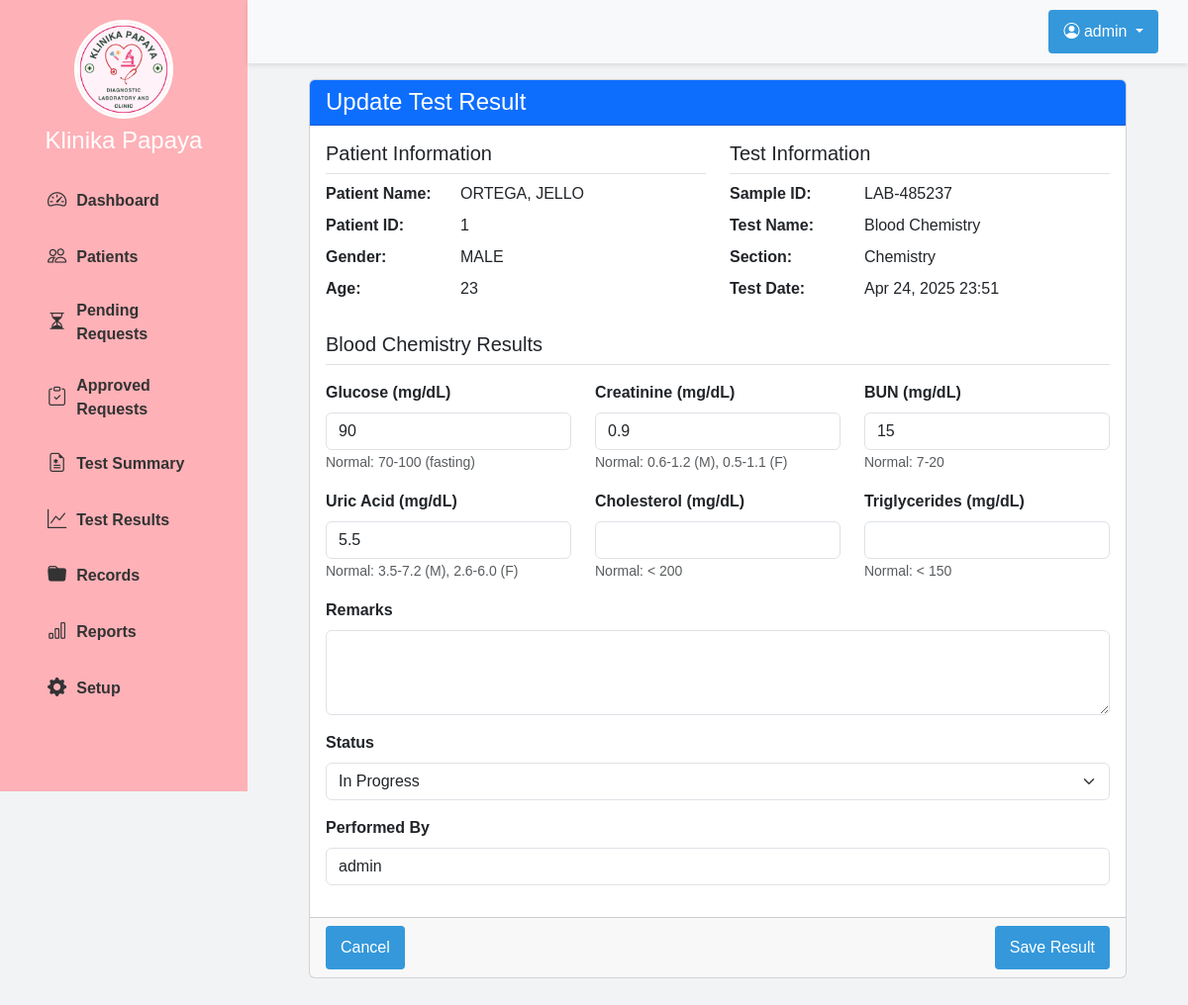
Page /views/tests/add_result.php?id=7 (signed in) on the committed database.
### tables this page shows
CREATE TABLE `test_records` (
  `id` int(11) NOT NULL,
  `test_name` varchar(100) NOT NULL,
  `patient_name` varchar(100) NOT NULL,
  `patient_id` int(11) NOT NULL,
  `sample_id` varchar(50) NOT NULL,
  `section` varchar(50) NOT NULL,
  `test_date` datetime NOT NULL,
  `result` text DEFAULT NULL,
  `status` enum('Pending','In Progress','Completed') DEFAULT 'Pending',
  `remarks` text DEFAULT NULL,
  `performed_by` varchar(50) DEFAULT NULL,
  `created_at` timestamp NOT NULL DEFAULT current_timestamp(),
  `updated_at` timestamp NOT NULL DEFAULT current_timestamp() ON UPDATE current_timestamp()
);

CREATE TABLE `patients` (
  `patient_id` int(11) NOT NULL,
  `full_name` varchar(100) NOT NULL,
  `gender` enum('MALE','FEMALE') NOT NULL,
  `age` int(11) NOT NULL,
  `birth_date` date NOT NULL,
  `delete_status` tinyint(1) NOT NULL DEFAULT 0
);

### views/tests/add_result.php (the view, shortened to what this page needs)
<?php
require_once '../../config/database.php';
$testId = isset($_GET['id']) ? (int)$_GET['id'] : null;
$requestId = isset($_GET['request_id']) ? (int)$_GET['request_id'] : null;
$test = null;
$error = null;
try {
    if ($testId) {
        $stmt = $connect->prepare("
            SELECT t.*, p.full_name as patient_name, p.gender, p.age, p.birth_date
            FROM test_records t
            LEFT JOIN patients p ON t.patient_id = p.patient_id
            WHERE t.id = :id
        ");
        $stmt->bindParam(':id', $testId, PDO::PARAM_INT);
        $stmt->execute();
        $test = $stmt->fetch(PDO::FETCH_ASSOC);
    } else {
        throw new Exception("No test or request ID provided");
    }
} catch (Exception $e) {
    $error = $e->getMessage();
}
include_once '../../views/layout/header.php';
?>
<div class="main-content">
    <div class="container-fluid">
        <?php if ($error): ?>
            <div class="alert alert-danger">
                <h4 class="alert-heading">Error!</h4>
                <p><?= htmlspecialchars($error) ?></p>
                <hr>
                <p class="mb-0">
                    <a href="<?= BASE_PATH ?>/views/tests/summary.php" class="btn btn-primary">Go to Test Summary</a>
                </p>
            </div>
        <?php elseif ($test): ?>
            <div class="card mb-4">
                <div class="card-header bg-primary text-white">
                    <h4 class="mb-0">
                        <?= $testId ? 'Update Test Result' : 'Add New Test Result' ?>
                    </h4>
                </div>
                <div class="card-body">
                    <div class="row mb-4">
                        <div class="col-md-6">
                            <h5 class="border-bottom pb-2">Patient Information</h5>
                            <div class="row mb-2">
                                <div class="col-md-4 fw-bold">Patient Name:</div>
                                <div class="col-md-8"><?= htmlspecialchars($test['patient_name']) ?></div>
                            </div>
                            <div class="row mb-2">
                                <div class="col-md-4 fw-bold">Patient ID:</div>
                                <div class="col-md-8"><?= htmlspecialchars($test['patient_id']) ?></div>
                            </div>
                            <div class="row mb-2">
                                <div class="col-md-4 fw-bold">Gender:</div>
                                <div class="col-md-8"><?= htmlspecialchars($test['gender']) ?></div>
                            </div>
                            <div class="row mb-2">
                                <div class="col-md-4 fw-bold">Age:</div>
                                <div class="col-md-8"><?= htmlspecialchars($test['age']) ?></div>
                            </div>
                        </div>
                        <div class="col-md-6">
                            <h5 class="border-bottom pb-2">Test Information</h5>
                            <div class="row mb-2">
                                <div class="col-md-4 fw-bold">Sample ID:</div>
                                <div class="col-md-8"><?= htmlspecialchars($test['sample_id']) ?></div>
                            </div>
                            <div class="row mb-2">
                                <div class="col-md-4 fw-bold">Test Name:</div>
                                <div class="col-md-8"><?= htmlspecialchars($test['test_name']) ?></div>
                            </div>
                            <div class="row mb-2">
                                <div class="col-md-4 fw-bold">Section:</div>
                                <div class="col-md-8"><?= htmlspecialchars($test['section']) ?></div>
                            </div>
                            <div class="row mb-2">
                                <div class="col-md-4 fw-bold">Test Date:</div>
                                <div class="col-md-8"><?= date('M d, Y H:i', strtotime($test['test_date'])) ?></div>
                            </div>
                        </div>
                    </div>
                    <form id="testResultForm">
                        <?php if (stripos($test['test_name'], 'CBC') !== false): ?>
                            <h5 class="border-bottom pb-2 mb-3">Complete Blood Count Results</h5>
                            <div class="row">
                                <div class="col-md-4 mb-3">
                                    <label for="wbc" class="form-label">WBC (x10^9/L)</label>
                                    <input type="text" class="form-control" id="wbc" name="parameters[wbc]" required
                                           value="<?= isset($test['result']) && stripos($test['result'], 'WBC') !== false ? preg_replace('/.*WBC: ([0-9.]+).*/i', '$1', $test['result']) : '' ?>">
                                    <small class="form-text text-muted">Normal: 4.5-11.0</small>
                                </div>
                                <div class="col-md-4 mb-3">
                                    <label for="rbc" class="form-label">RBC (x10^12/L)</label>
                                    <input type="text" class="form-control" id="rbc" name="parameters[rbc]" required
                                           value="<?= isset($test['result']) && stripos($test['result'], 'RBC') !== false ? preg_replace('/.*RBC: ([0-9.]+).*/i', '$1', $test['result']) : '' ?>">
                                    <small class="form-text text-muted">Normal: 4.5-5.5</small>
                                </div>
                                <div class="col-md-4 mb-3">
                                    <label for="hgb" class="form-label">Hemoglobin (g/dL)</label>
                                    <input type="text" class="form-control" id="hgb" name="parameters[hgb]" required
                                           value="<?= isset($test['result']) && stripos($test['result'], 'Hgb') !== false ? preg_replace('/.*Hgb: ([0-9.]+).*/i', '$1', $test['result']) : '' ?>">
                                    <small class="form-text text-muted">Normal: 13.5-17.5 (M), 12.0-15.5 (F)</small>
                                </div>
                            </div>
                            <div class="row">
                                <div class="col-md-4 mb-3">
                                    <label for="hct" class="form-label">Hematocrit (%)</label>
                                    <input type="text" class="form-control" id="hct" name="parameters[hct]" required
                                           value="<?= isset($test['result']) && stripos($test['result'], 'Hct') !== false ? preg_replace('/.*Hct: ([0-9.]+).*/i', '$1', $test['result']) : '' ?>">
                                    <small class="form-text text-muted">Normal: 41-50 (M), 36-44 (F)</small>
                                </div>
                                <div class="col-md-4 mb-3">
                                    <label for="plt" class="form-label">Platelets (x10^9/L)</label>
                                    <input type="text" class="form-control" id="plt" name="parameters[plt]" required
                                           value="<?= isset($test['result']) && stripos($test['result'], 'Plt') !== false ? preg_replace('/.*Plt: ([0-9.]+).*/i', '$1', $test['result']) : '' ?>">
                                    <small class="form-text text-muted">Normal: 150-450</small>
                                </div>
                                <div class="col-md-4 mb-3">
                                    <label for="mcv" class="form-label">MCV (fL)</label>
                                    <input type="text" class="form-control" id="mcv" name="parameters[mcv]" required
                                           value="<?= isset($test['result']) && stripos($test['result'], 'MCV') !== false ? preg_replace('/.*MCV: ([0-9.]+).*/i', '$1', $test['result']) : '' ?>">
                                    <small class="form-text text-muted">Normal: 80-96</small>
                                </div>
                            </div>
                        <?php elseif (stripos($test['test_name'], 'Blood Chemistry') !== false): ?>
                            <h5 class="border-bottom pb-2 mb-3">Blood Chemistry Results</h5>
                            <div class="row">
                                <div class="col-md-4 mb-3">
                                    <label for="glucose" class="form-label">Glucose (mg/dL)</label>
                                    <input type="text" class="form-control" id="glucose" name="parameters[glucose]" required
                                           value="<?= isset($test['result']) && stripos($test['result'], 'Glucose') !== false ? preg_replace('/.*Glucose: ([0-9.]+).*/i', '$1', $test['result']) : '' ?>">
                                    <small class="form-text text-muted">Normal: 70-100 (fasting)</small>
                                </div>
                                <div class="col-md-4 mb-3">
                                    <label for="creatinine" class="form-label">Creatinine (mg/dL)</label>
                                    <input type="text" class="form-control" id="creatinine" name="parameters[creatinine]" required
                                           value="<?= isset($test['result']) && stripos($test['result'], 'Creatinine') !== false ? preg_replace('/.*Creatinine: ([0-9.]+).*/i', '$1', $test['result']) : '' ?>">
                                    <small class="form-text text-muted">Normal: 0.6-1.2 (M), 0.5-1.1 (F)</small>
                                </div>
                                <div class="col-md-4 mb-3">
                                    <label for="bun" class="form-label">BUN (mg/dL)</label>
                                    <input type="text" class="form-control" id="bun" name="parameters[bun]" required
                                           value="<?= isset($test['result']) && stripos($test['result'], 'BUN') !== false ? preg_replace('/.*BUN: ([0-9.]+).*/i', '$1', $test['result']) : '' ?>">
                                    <small class="form-text text-muted">Normal: 7-20</small>
                                </div>
                            </div>
                            <div class="row">
                                <div class="col-md-4 mb-3">
                                    <label for="uric_acid" class="form-label">Uric Acid (mg/dL)</label>
                                    <input type="text" class="form-control" id="uric_acid" name="parameters[uric_acid]" required
                                           value="<?= isset($test['result']) && stripos($test['result'], 'Uric Acid') !== false ? preg_replace('/.*Uric Acid: ([0-9.]+).*/i', '$1', $test['result']) : '' ?>">
                                    <small class="form-text text-muted">Normal: 3.5-7.2 (M), 2.6-6.0 (F)</small>
                                </div>
                                <div class="col-md-4 mb-3">
                                    <label for="cholesterol" class="form-label">Cholesterol (mg/dL)</label>
                                    <input type="text" class="form-control" id="cholesterol" name="parameters[cholesterol]" required
                                           value="<?= isset($test['result']) && stripos($test['result'], 'Cholesterol') !== false ? preg_replace('/.*Cholesterol: ([0-9.]+).*/i', '$1', $test['result']) : '' ?>">
                                    <small class="form-text text-muted">Normal: < 200</small>
                                </div>
                                <div class="col-md-4 mb-3">
                                    <label for="triglycerides" class="form-label">Triglycerides (mg/dL)</label>
                                    <input type="text" class="form-control" id="triglycerides" name="parameters[triglycerides]" required
                                           value="<?= isset($test['result']) && stripos($test['result'], 'Triglycerides') !== false ? preg_replace('/.*Triglycerides: ([0-9.]+).*/i', '$1', $test['result']) : '' ?>">
                                    <small class="form-text text-muted">Normal: < 150</small>
                                </div>
                            </div>
                        <?php endif; ?>
                        <div class="mb-3">
                            <label for="remarks" class="form-label">Remarks</label>
                            <textarea class="form-control" id="remarks" name="remarks" rows="3"><?= htmlspecialchars($test['remarks'] ?? '') ?></textarea>
                        </div>
                        <div class="mb-3">
                            <label for="status" class="form-label">Status</label>
                            <select class="form-select" id="status" name="status" required>
                                <option value="In Progress" <?= ($test['status'] ?? '') === 'In Progress' ? 'selected' : '' ?>>In Progress</option>
                            </select>
                        </div>
                        <div class="mb-3">
                            <label for="performed_by" class="form-label">Performed By</label>
                            <input type="text" class="form-control" id="performed_by" name="performed_by" value="<?= htmlspecialchars($test['performed_by'] ?? $_SESSION['username']) ?>">
                        </div>
                    </form>
                </div>
                <div class="card-footer">
                    <div class="d-flex justify-content-between">
                        <a href="<?= BASE_PATH ?>/views/tests/summary.php" class="btn btn-secondary">Cancel</a>
                        <button type="button" id="saveResultBtn" class="btn btn-primary">Save Result</button>
                    </div>
                </div>
            </div>
        <?php endif; ?>
    </div>
</div>
<?php include_once '../../views/layout/footer.php'; ?>

### assets/css/dashboard.css (style rules this page uses)
body { font-family: Arial, sans-serif; margin: 0; padding: 0; display: flex; background-color: #f5f5f5; }
label { display: block; margin-bottom: 5px; font-weight: bold; }
select, input { width: 100%; padding: 10px; border: 1px solid #ddd; border-radius: 4px; box-sizing: border-box; }
.btn { background-color: #3498db; color: white; border: none; padding: 10px 15px; border-radius: 4px; cursor: pointer; font-size: 16px; }

### views/layout/header.php (style rules this page uses)
body { background-color: #f1f3f5; padding-top: 0px; }
.main-content { margin-left: 250px; padding: 80px 50px 50px; width: calc(100% - 250px); }

### rows in the picture
test_records: patient.full_name "ORTEGA, JELLO", patient "1", patient.gender "MALE", patient.age "23", sample "LAB-485237", test_name "Blood Chemistry", section "Chemistry", test_date "Apr 24, 2025 23:51", result "90", result "0.9", result "15", result "5.5", performed_by "admin"

### other values in the picture
$_SESSION['username'] "admin"
